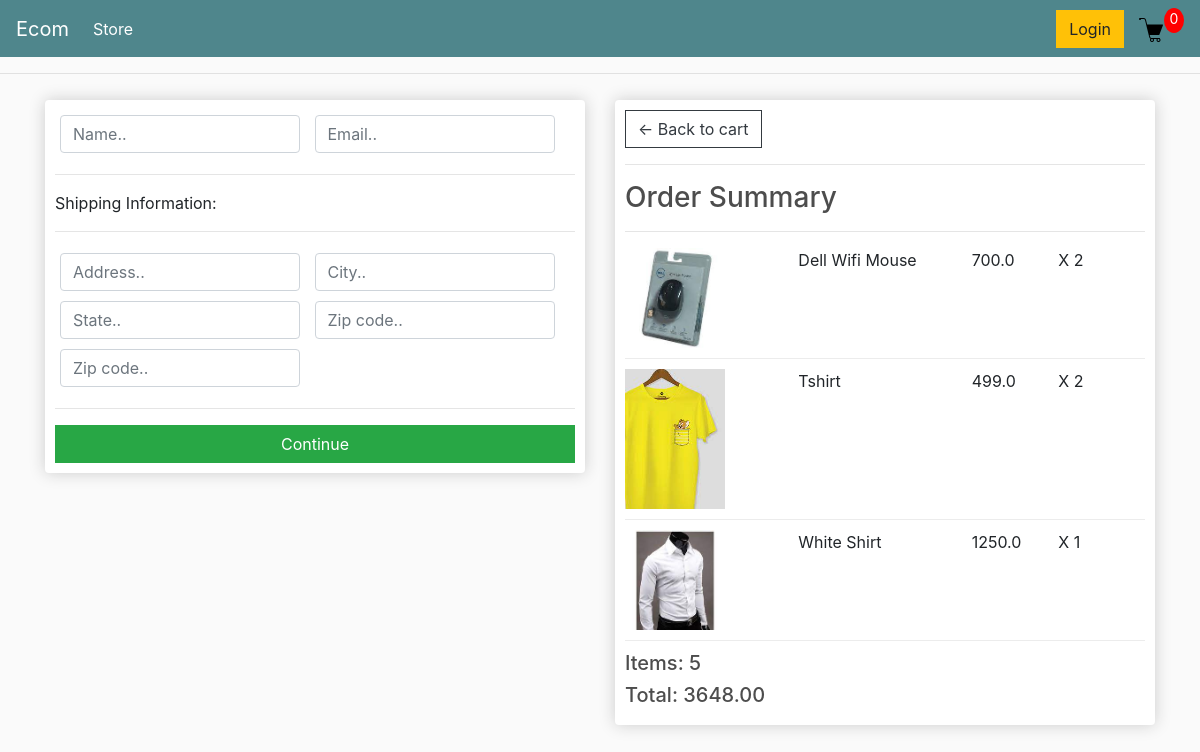
Screenshot of /checkout/ (signed in) with the database file from the repository.
### store/models.py (models this page shows, shortened)
class OrderItem(models.Model):
    product = models.ForeignKey(Product, on_delete=models.SET_NULL, null=True, blank=True)
    order = models.ForeignKey(Order, on_delete=models.SET_NULL, blank=True, null=True)
    quantity = models.IntegerField(default=0, null=True, blank=True)
    date_added = models.DateTimeField(auto_now_add=True)
    @property
    def get_total(self):
        total = self.product.price * self.quantity
        return total

class Product(models.Model):
    name = models.CharField(max_length=200)
    price = models.FloatField()
    digital = models.BooleanField(default=False,null=True, blank=True)
    image = models.ImageField(null=True, blank=True)
    @property
    def imageURL(self):
        try:
            url = self.image.url
        except:
            url = ''
        return url

class Order(models.Model):
    customer = models.ForeignKey(Customer, on_delete=models.SET_NULL, blank=True, null=True)
    date_order = models.DateTimeField(auto_now_add=True)
    complete = models.BooleanField(default=False, null=True, blank=True)
    transaction_id = models.CharField(max_length=200, null=True)
    @property
    def get_cart_total(self):
        orderitems = self.orderitem_set.all()
        total = sum([item.get_total for item in orderitems])
        return total
    @property
    def get_cart_items(self):
        orderitems = self.orderitem_set.all()
        total = sum([item.quantity for item in orderitems])
        return total

### store/views.py (the view)
# urls.py: path('checkout/', views.checkout, name='checkout')
def checkout(request):
    if request.user.is_authenticated:
        customer = request.user.customer
        order, created = Order.objects.get_or_create(customer=customer, complete=False)
        items = order.orderitem_set.all()
    else:
        items = []
        order = {'get_cart_items': 0, 'get_cart_total': 0}
    context = {'items' : items, 'order': order}
    return render(request, 'store/checkout.html', context)

### store/templates/store/checkout.html (shortened to what this page needs)
{% extends 'store/main.html' %}
{% load static %}
{% block content %}
    <div class="row">
        <div class="col-lg-6" id="form-warpper">
            <div class="box-element">
                <form id="form">
                    <div id="user-info">
                        <div class="form-field">
							<input required class="form-control" type="text" name="name" placeholder="Name..">
						</div>
						<div class="form-field">
							<input required class="form-control" type="email" name="email" placeholder="Email..">
						</div>
                    </div>
                    <div id="shipping-info">
                        <hr>
						<p>Shipping Information:</p>
						<hr>
						<div class="form-field">
							<input class="form-control" type="text" name="address" placeholder="Address..">
						</div>
						<div class="form-field">
							<input class="form-control" type="text" name="city" placeholder="City..">
						</div>
						<div class="form-field">
							<input class="form-control" type="text" name="state" placeholder="State..">
						</div>
						<div class="form-field">
							<input class="form-control" type="text" name="zipcode" placeholder="Zip code..">
						</div>
						<div class="form-field">
							<input class="form-control" type="text" name="country" placeholder="Zip code..">
						</div>
                    </div>
                    <hr>
					<input id="form-button" class="btn btn-success btn-block" type="submit" value="Continue">
                </form>
            </div>
            <br>
        </div>
        <div class="col-lg-6">
            <div class="box-element">
                <a class="btn btn-outline-dark" href="{% url 'store:cart' %}">&#x2190; Back to cart</a>
                <hr>
                <h3>Order Summary</h3>
                <hr>
                {% for item in items %}
                <div class="cart-row">
                    <div style="flex:2"><img class="row-image" src="{{ item.product.imageURL }}"></div>
                    <div style="flex:2"><p>{{ item.product.name }}</p></div>
                    <div style="flex:1"><p>{{ item.product.price }}</p></div>
                    <div style="flex:1"><p>X {{ item.quantity }}</p></div>
                </div>
                {% endfor %}
                <h5>Items: {{ order.get_cart_items }}</h5>
                <h5>Total: {{ order.get_cart_total|floatformat:2 }}</h5>
            </div>
        </div>
    </div>
{% endblock content %}

### static/css/main.css (style rules this page uses)
body { background-color: hsl(0, 0%, 98%); }
h1,h2,h3,h4,h5,h6 { color:hsl(0, 0%, 30%); }
.box-element { box-shadow:hsl(0, 0%, 80%) 0 0 16px; background-color: #fff; border-radius: 4px; padding: 10px; }
.col-lg-4, .col-lg-6, .col-lg-8, .col-lg-12 { margin-top: 10px; }
.btn { border-radius: 0; }
.row-image { width: 100px; }
.form-field { width:250px; display: inline-block; padding: 5px; }
.cart-row { display: flex; align-items: flex-stretch; padding-bottom: 10px; margin-bottom: 10px; border-bottom: 1px solid #ececec; }

### rows the page displays
OrderItem: product.imageURL (picture), product.name "Dell Wifi Mouse", product.price "700.0", quantity "2"
OrderItem: product.imageURL (picture), product.name "Tshirt", product.price "499.0", quantity "2"
OrderItem: product.imageURL (picture), product.name "White Shirt", product.price "1250.0", quantity "1"
Order: get_cart_items "5", get_cart_total "3648.00"
